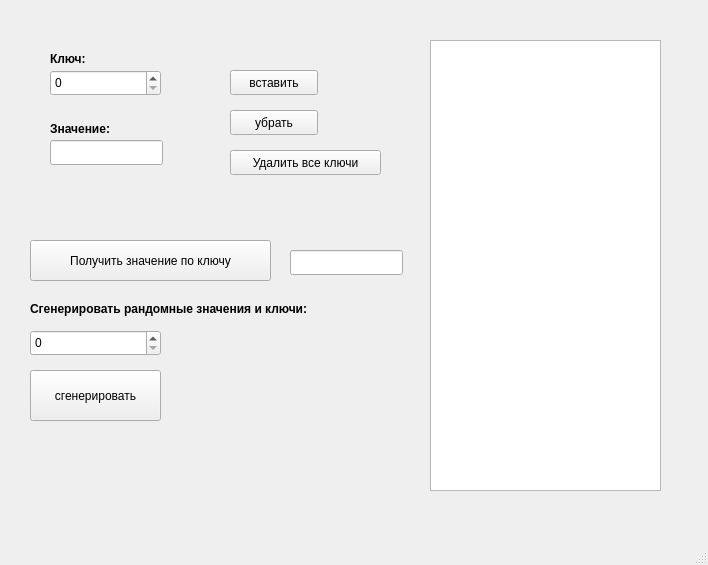
<?xml version="1.0" encoding="UTF-8"?>
<ui version="4.0">
 <class>MainWindow</class>
 <widget class="QMainWindow" name="MainWindow">
  <property name="geometry">
   <rect>
    <x>0</x>
    <y>0</y>
    <width>708</width>
    <height>565</height>
   </rect>
  </property>
  <property name="windowTitle">
   <string>MainWindow</string>
  </property>
  <widget class="QWidget" name="centralwidget">
   <widget class="QListWidget" name="listWidget">
    <property name="geometry">
     <rect>
      <x>430</x>
      <y>40</y>
      <width>231</width>
      <height>451</height>
     </rect>
    </property>
   </widget>
   <widget class="QSpinBox" name="insertKey">
    <property name="geometry">
     <rect>
      <x>50</x>
      <y>70</y>
      <width>111</width>
      <height>26</height>
     </rect>
    </property>
    <property name="minimum">
     <number>0</number>
    </property>
    <property name="maximum">
     <number>1000000000</number>
    </property>
   </widget>
   <widget class="QLineEdit" name="insertValue">
    <property name="geometry">
     <rect>
      <x>50</x>
      <y>140</y>
      <width>113</width>
      <height>25</height>
     </rect>
    </property>
   </widget>
   <widget class="QPushButton" name="insertButton">
    <property name="geometry">
     <rect>
      <x>230</x>
      <y>70</y>
      <width>88</width>
      <height>25</height>
     </rect>
    </property>
    <property name="text">
     <string>вставить</string>
    </property>
   </widget>
   <widget class="QPushButton" name="removeButton">
    <property name="geometry">
     <rect>
      <x>230</x>
      <y>110</y>
      <width>88</width>
      <height>25</height>
     </rect>
    </property>
    <property name="text">
     <string>убрать</string>
    </property>
   </widget>
   <widget class="QPushButton" name="getButton">
    <property name="geometry">
     <rect>
      <x>30</x>
      <y>240</y>
      <width>241</width>
      <height>41</height>
     </rect>
    </property>
    <property name="text">
     <string>Получить значение по ключу</string>
    </property>
   </widget>
   <widget class="QLabel" name="label">
    <property name="geometry">
     <rect>
      <x>50</x>
      <y>120</y>
      <width>81</width>
      <height>17</height>
     </rect>
    </property>
    <property name="font">
     <font>
      <bold>true</bold>
     </font>
    </property>
    <property name="text">
     <string>Значение:</string>
    </property>
   </widget>
   <widget class="QLabel" name="label_2">
    <property name="geometry">
     <rect>
      <x>50</x>
      <y>50</y>
      <width>66</width>
      <height>17</height>
     </rect>
    </property>
    <property name="font">
     <font>
      <bold>true</bold>
     </font>
    </property>
    <property name="text">
     <string>Ключ:</string>
    </property>
   </widget>
   <widget class="QLineEdit" name="getValue">
    <property name="geometry">
     <rect>
      <x>290</x>
      <y>250</y>
      <width>113</width>
      <height>25</height>
     </rect>
    </property>
    <property name="readOnly">
     <bool>true</bool>
    </property>
   </widget>
   <widget class="QPushButton" name="removeEvenKeys">
    <property name="geometry">
     <rect>
      <x>230</x>
      <y>150</y>
      <width>151</width>
      <height>25</height>
     </rect>
    </property>
    <property name="text">
     <string>Удалить все ключи</string>
    </property>
   </widget>
   <widget class="QPushButton" name="insertButton_2">
    <property name="geometry">
     <rect>
      <x>30</x>
      <y>370</y>
      <width>131</width>
      <height>51</height>
     </rect>
    </property>
    <property name="text">
     <string>сгенерировать</string>
    </property>
   </widget>
   <widget class="QSpinBox" name="countGenerate">
    <property name="geometry">
     <rect>
      <x>30</x>
      <y>330</y>
      <width>131</width>
      <height>26</height>
     </rect>
    </property>
    <property name="minimum">
     <number>0</number>
    </property>
    <property name="maximum">
     <number>1000</number>
    </property>
   </widget>
   <widget class="QLabel" name="label_5">
    <property name="geometry">
     <rect>
      <x>30</x>
      <y>300</y>
      <width>351</width>
      <height>17</height>
     </rect>
    </property>
    <property name="font">
     <font>
      <bold>true</bold>
     </font>
    </property>
    <property name="text">
     <string>Сгенерировать рандомные значения и ключи:</string>
    </property>
   </widget>
  </widget>
  <widget class="QMenuBar" name="menubar">
   <property name="geometry">
    <rect>
     <x>0</x>
     <y>0</y>
     <width>708</width>
     <height>22</height>
    </rect>
   </property>
  </widget>
  <widget class="QStatusBar" name="statusbar"/>
 </widget>
 <resources/>
 <connections/>
</ui>
